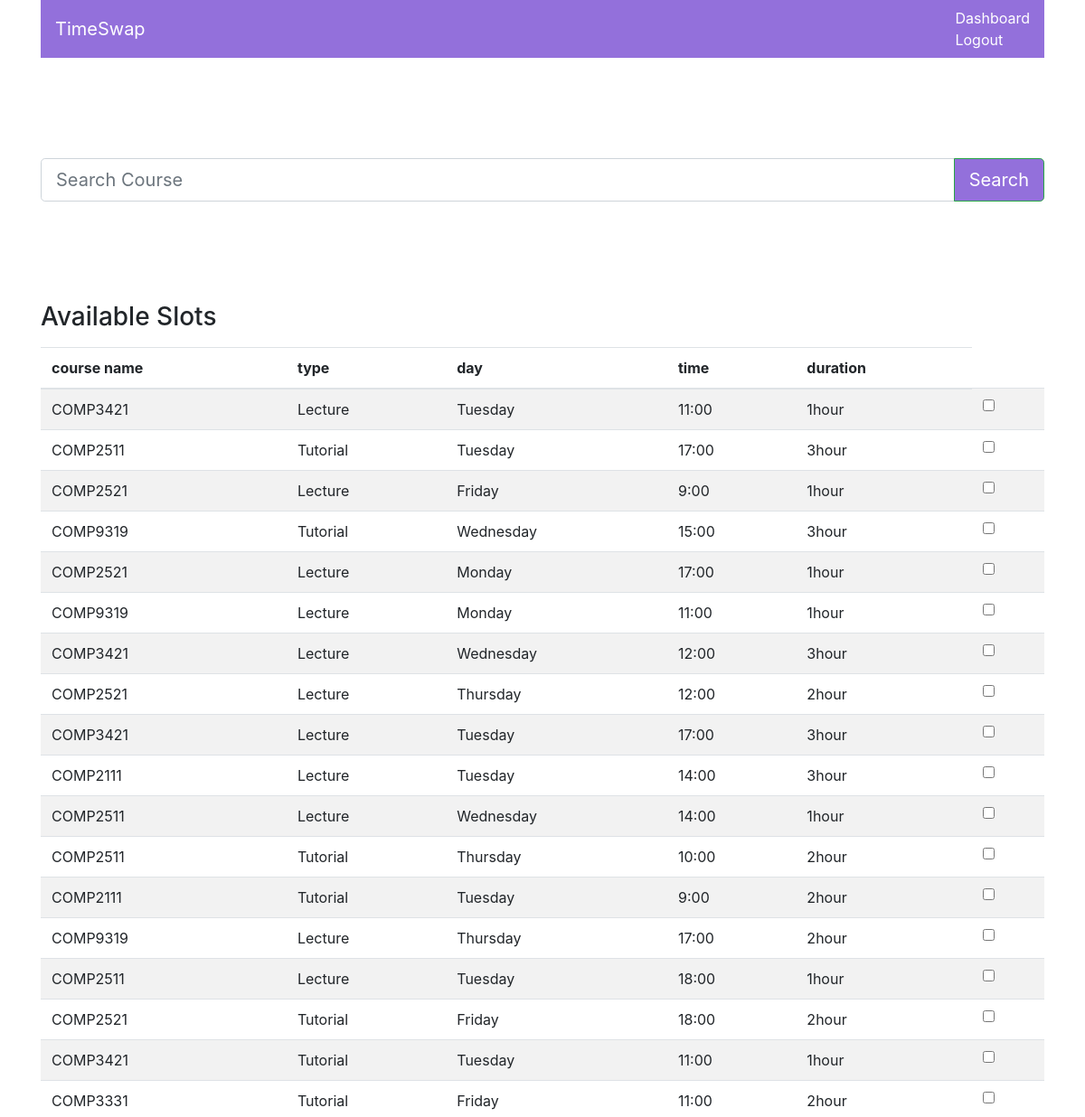
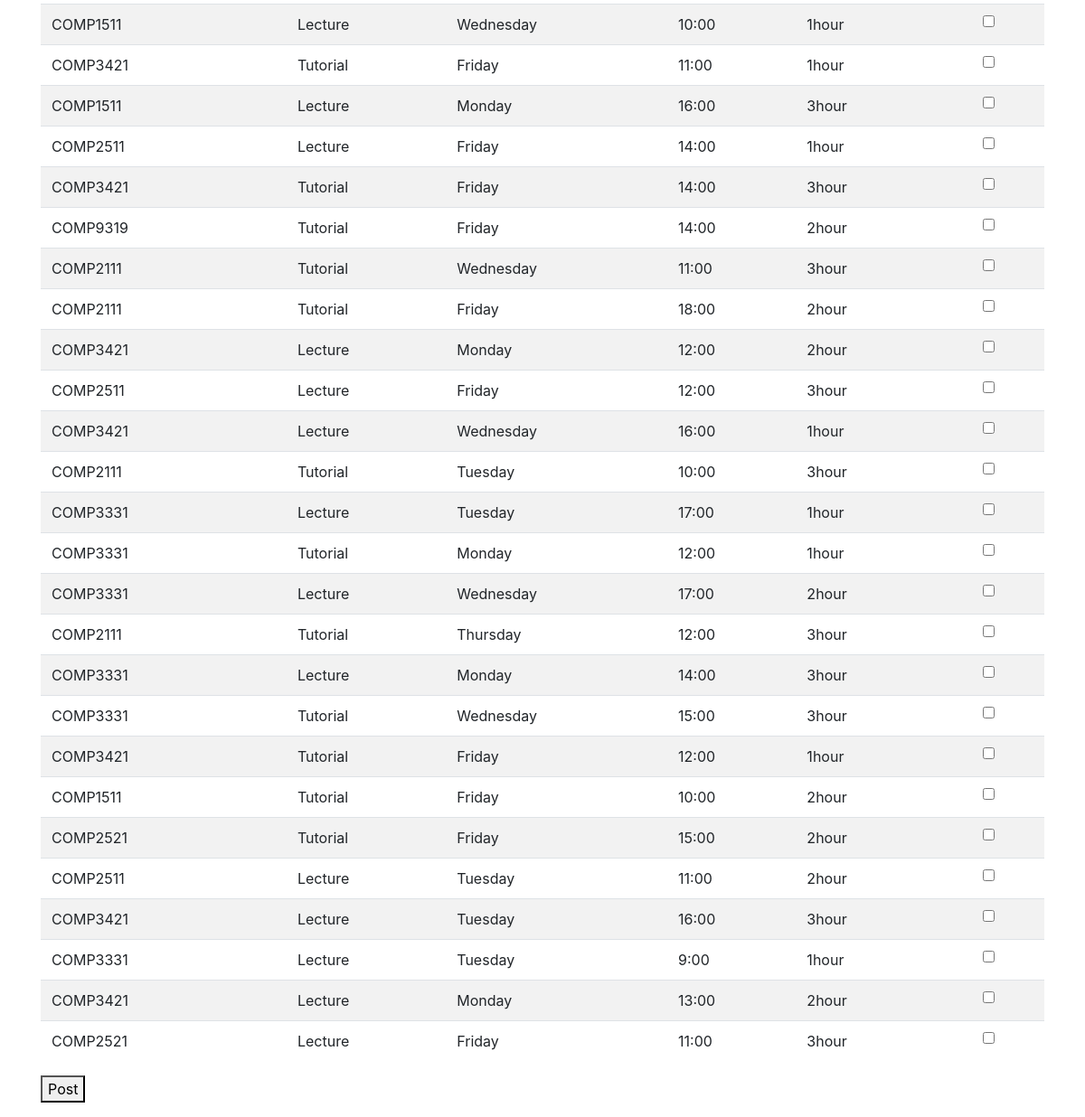
Page /post on the committed database (2 pictures, top to bottom).
### server.py (models this page shows, shortened)
class Timetable(db.Model):
    __tablename__ = 'timetable'
    id = db.Column(db.Integer,primary_key=True)
    type = db.Column(db.String())
    day = db.Column(db.String())
    start_time = db.Column(db.Integer)
    duration = db.Column(db.Integer)
    course_name = db.Column(db.String())

### routes.py (the view)
@app.route('/post', methods=['GET', 'POST'])
def post():
    course = Timetable.query.all()
    if request.method == "POST":
        if len(request.form["searching_field"]) != 0:
            course_name = request.form["searching_field"]
            course = Timetable.query.filter(Timetable.course_name == course_name[0:8])
            return render_template('post.html', Courses=course)
        else:
            course_id_list = request.form.getlist("course_id")
            for iterator in course_id_list:
                c = Timetable.query.filter(Timetable.id == iterator).first()
                db.session.add(Post(poster_id=current_user.id, course_id=c.id))
                db.session.commit()
        return render_template('post.html', Courses=course)
    else:
        return render_template('post.html',Courses=course)

### templates/post.html (shortened to what this page needs)
{% extends "login-base.html" %} {% block content %}
    <div class="request-body">
        <form method="POST">
            <div class="input-group input-group-lg mb-3">
                <input id="tags" type="text" placeholder="Search Course" name="searching_field" class="form-control" aria-label="Large" aria-describedby="inputGroup-sizing-sm">
                <div class="input-group-append" >
                    <button id="hostSubmit" class="btn btn-success btn-logo" type="submit" style="background-color: mediumpurple">Search</button>
                </div>
            </div>
            <div class="result">
                <h3 class="sub-header">Available Slots</h3>
                <div class="table-responsive">
                    <table class="table table-striped">
                        <thead>
                        <tr>
                            <th>course name</th>
                            <th>type</th>
                            <th>day</th>
                            <th>time</th>
                            <th>duration</th>
                        </tr>
                        </thead>
                        <tbody>
                        {% for course in Courses %}
                            <tr>
                                <td>{{ course.course_name}}</td>
                                <td>{{ course.type}}</td>
                                <td>{{ course.day}}</td>
                                <td>{{ course.start_time}}:00</td>
                                <td>{{ course.duration}}hour</td>
                                <td ><input type="checkbox"  id="id_{{course.course_name}}" name = "course_id" value={{course.id}}></td>
                            </tr>
                        {% endfor %}
                        </tbody>
                    </table>
                    <button type="submit" name="requesting">Post</button>
                </div>
            </div>
        </form>
    </div>
     {% endblock %}

### static/style.css (style rules this page uses)
.request-body { margin-top: 10%; }
.result { margin-top: 10%; }
.btn-logo { background-color: #9247FF; }
.btn { min-width: 100%; }

### rows in the picture
Timetable: course_name "COMP3421", type "Lecture", day "Tuesday", start_time "11", duration "1"
Timetable: course_name "COMP2511", type "Tutorial", day "Tuesday", start_time "17", duration "3"
Timetable: course_name "COMP2521", type "Lecture", day "Friday", start_time "9", duration "1"
Timetable: course_name "COMP9319", type "Tutorial", day "Wednesday", start_time "15", duration "3"
Timetable: course_name "COMP2521", type "Lecture", day "Monday", start_time "17", duration "1"
Timetable: course_name "COMP9319", type "Lecture", day "Monday", start_time "11", duration "1"
Timetable: course_name "COMP3421", type "Lecture", day "Wednesday", start_time "12", duration "3"
Timetable: course_name "COMP2521", type "Lecture", day "Thursday", start_time "12", duration "2"
Timetable: course_name "COMP3421", type "Lecture", day "Tuesday", start_time "17", duration "3"
Timetable: course_name "COMP2111", type "Lecture", day "Tuesday", start_time "14", duration "3"
Timetable: course_name "COMP2511", type "Lecture", day "Wednesday", start_time "14", duration "1"
Timetable: course_name "COMP2511", type "Tutorial", day "Thursday", start_time "10", duration "2"
Timetable: course_name "COMP2111", type "Tutorial", day "Tuesday", start_time "9", duration "2"
Timetable: course_name "COMP9319", type "Lecture", day "Thursday", start_time "17", duration "2"
Timetable: course_name "COMP2511", type "Lecture", day "Tuesday", start_time "18", duration "1"
Timetable: course_name "COMP2521", type "Tutorial", day "Friday", start_time "18", duration "2"
Timetable: course_name "COMP3421", type "Tutorial", day "Tuesday", start_time "11", duration "1"
Timetable: course_name "COMP3331", type "Tutorial", day "Friday", start_time "11", duration "2"
Timetable: course_name "COMP1511", type "Lecture", day "Wednesday", start_time "10", duration "1"
Timetable: course_name "COMP3421", type "Tutorial", day "Friday", start_time "11", duration "1"
Timetable: course_name "COMP1511", type "Lecture", day "Monday", start_time "16", duration "3"
Timetable: course_name "COMP2511", type "Lecture", day "Friday", start_time "14", duration "1"
Timetable: course_name "COMP3421", type "Tutorial", day "Friday", start_time "14", duration "3"
Timetable: course_name "COMP9319", type "Tutorial", day "Friday", start_time "14", duration "2"
Timetable: course_name "COMP2111", type "Tutorial", day "Wednesday", start_time "11", duration "3"
Timetable: course_name "COMP2111", type "Tutorial", day "Friday", start_time "18", duration "2"
Timetable: course_name "COMP3421", type "Lecture", day "Monday", start_time "12", duration "2"
Timetable: course_name "COMP2511", type "Lecture", day "Friday", start_time "12", duration "3"
Timetable: course_name "COMP3421", type "Lecture", day "Wednesday", start_time "16", duration "1"
Timetable: course_name "COMP2111", type "Tutorial", day "Tuesday", start_time "10", duration "3"
Timetable: course_name "COMP3331", type "Lecture", day "Tuesday", start_time "17", duration "1"
Timetable: course_name "COMP3331", type "Tutorial", day "Monday", start_time "12", duration "1"
Timetable: course_name "COMP3331", type "Lecture", day "Wednesday", start_time "17", duration "2"
Timetable: course_name "COMP2111", type "Tutorial", day "Thursday", start_time "12", duration "3"
Timetable: course_name "COMP3331", type "Lecture", day "Monday", start_time "14", duration "3"
Timetable: course_name "COMP3331", type "Tutorial", day "Wednesday", start_time "15", duration "3"
Timetable: course_name "COMP3421", type "Tutorial", day "Friday", start_time "12", duration "1"
Timetable: course_name "COMP1511", type "Tutorial", day "Friday", start_time "10", duration "2"
Timetable: course_name "COMP2521", type "Tutorial", day "Friday", start_time "15", duration "2"
Timetable: course_name "COMP2511", type "Lecture", day "Tuesday", start_time "11", duration "2"
Timetable: course_name "COMP3421", type "Lecture", day "Tuesday", start_time "16", duration "3"
Timetable: course_name "COMP3331", type "Lecture", day "Tuesday", start_time "9", duration "1"
Timetable: course_name "COMP3421", type "Lecture", day "Monday", start_time "13", duration "2"
Timetable: course_name "COMP2521", type "Lecture", day "Friday", start_time "11", duration "3"
